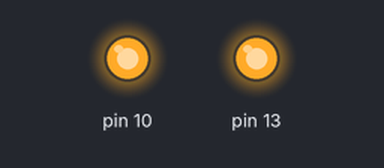
This sketch was run on a simulated Arduino Uno, built with avr-gcc and run on an emulated ATmega328P. On the bench: output pins drawn as LEDs (lit = HIGH).

Above: at 1.0 s.
At 3.0 s:
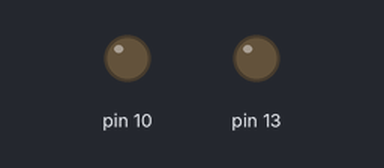
Timing chart, 0 to 5.2 s (numbered marks = the images above):
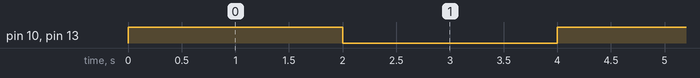

The sketch:

step4.ino
```cpp
void setup() {
  Serial.begin(9600);
  pinMode(13, OUTPUT); //1번LED
  pinMode(10, OUTPUT); //2번LED
}

void loop() { //2초 간격으로 밝고 어두운 단계가 되도록 제어
  digitalWrite(13, HIGH);
  digitalWrite(10, HIGH);
  delay(2000);
  digitalWrite(10, LOW);
  digitalWrite(13, LOW);
  delay(2000);
}
```

Measured:
- by itself, pin 10, pin 13: alternates HIGH for 2.0 s and LOW for 2.0 s
